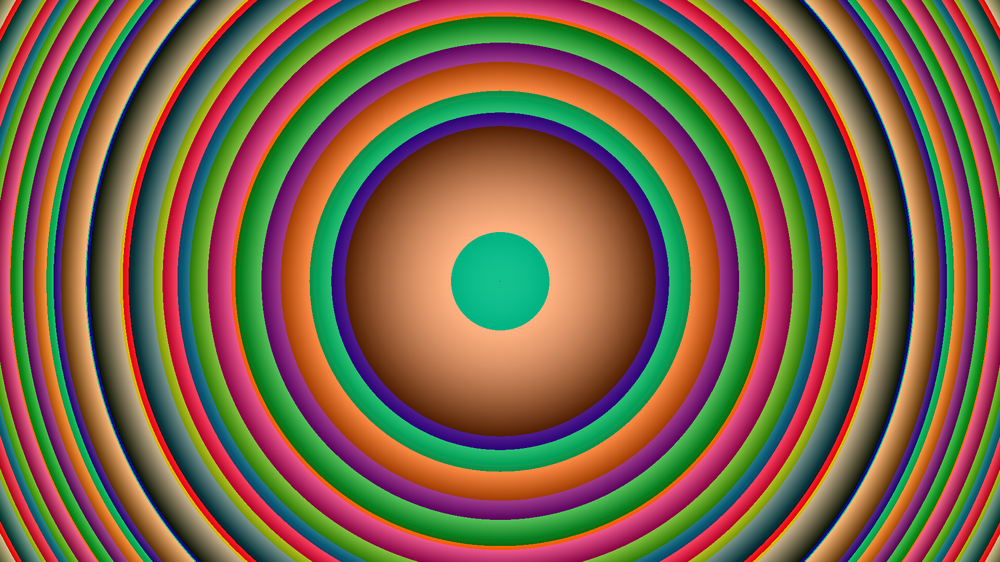
#> input picture Lens/Lens_rgb.png, 1000 x 562 px, shrunk from 1920 x 1080 before the run, found by its file name
$ python Merge_R.py
#> lines starting #> are read from the running program, lines starting #| are printed output that depends on the picture
# -*- coding: utf-8 -*-
"""
Created on Wed Feb 14 11:28:11 2024

@author: SG
"""

from PIL import Image
import numpy as np
import matplotlib.pyplot as plt

im_rgbLens=plt.imread("C:/Users/Laboratorio/MakeHologram/Lens/Lens_rgb.png")
#> im_rgbLens is the input picture: shape (562, 1000, 3) float32; mean R, G, B 0.48, 0.388, 0.287
im_r=plt.imread("C:/Users/Laboratorio/MakeHologram/RGBScript_shift both/R_tri_92(V)_p70.png")
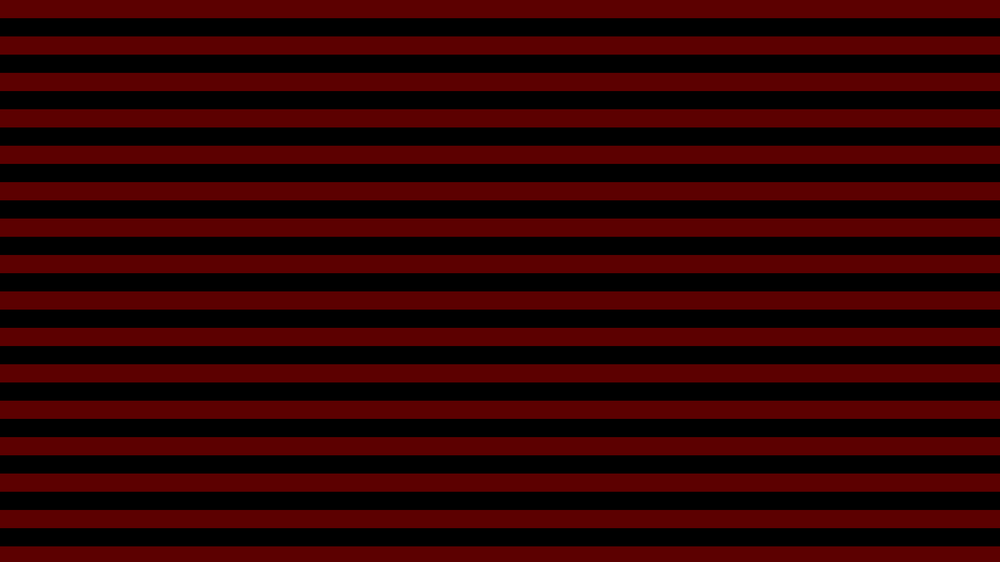
#> input picture RGBScript_shift both/R_tri_92(V)_p70.png, 1000 x 562 px, shrunk from 1920 x 1080 before the run, found by its file name
#> im_r is the input picture: shape (562, 1000, 3) float32; mean R, G, B 0.186, 0, 0
"""Read green channel and multiplied by 255"""
im_rgbLens_=im_rgbLens[:,:,0]*255
im_r_=im_r[:,:,0]*255
"""Binary and Lens"""
im_bi_lens = np.zeros_like(im_rgbLens)
im_bi_lens[:,:,0]=im_rgbLens_+im_r_
im_bi_l = im_bi_lens.astype(np.uint8)
im_bi_l = Image.fromarray(im_bi_l)
im_bi_l.save('R_bi_lens.png')
im_bi_l.show()

"""Read blazed gratings for green"""
im_b_bls_h=plt.imread("C:/Users/Laboratorio/MakeHologram/RGBScript_shift both/R(blazed)_p79.png")
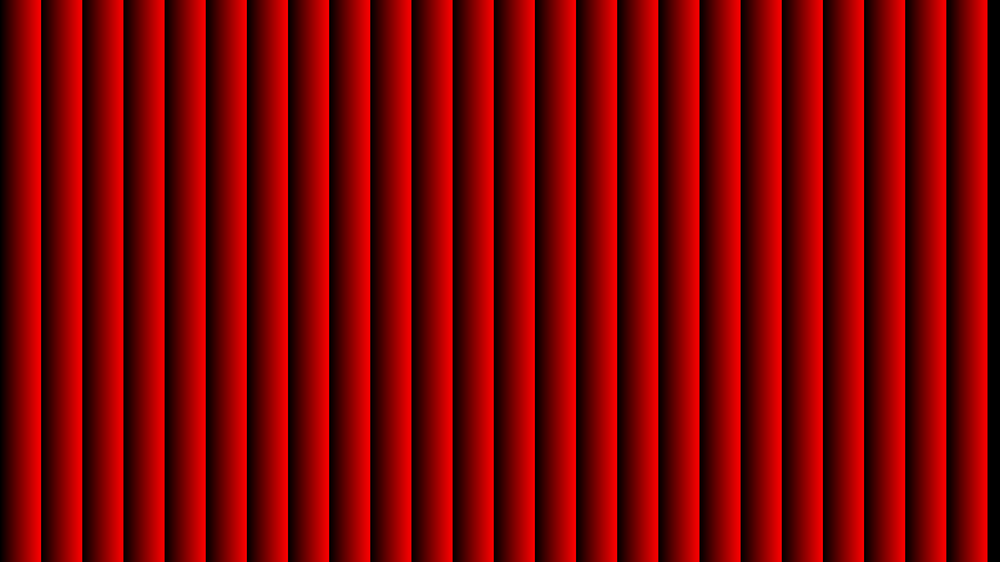
#> input picture RGBScript_shift both/R(blazed)_p79.png, 1000 x 562 px, shrunk from 1920 x 1080 before the run, found by its file name
#> im_b_bls_h is the input picture: shape (562, 1000, 3) float32; mean R, G, B 0.492, 0, 0
im_b_bls_h_=im_b_bls_h[:,:,0]*255
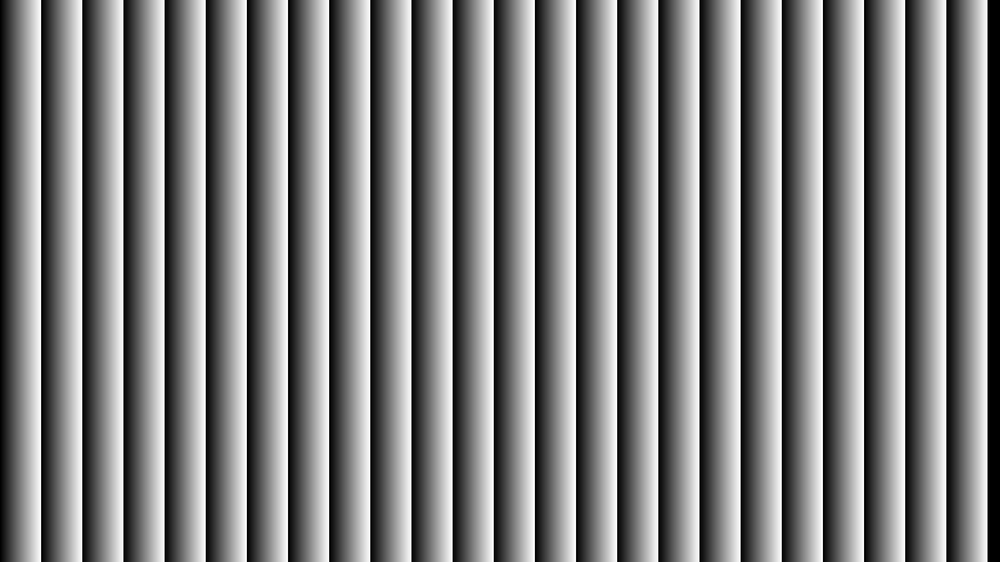
#> im_b_bls_h_: shape (562, 1000) float32; min 0, max 255, mean 125.4
im_b_bls_v=plt.imread("C:/Users/Laboratorio/MakeHologram/RGBScript_shift both/R(blazed)V_p400.png")
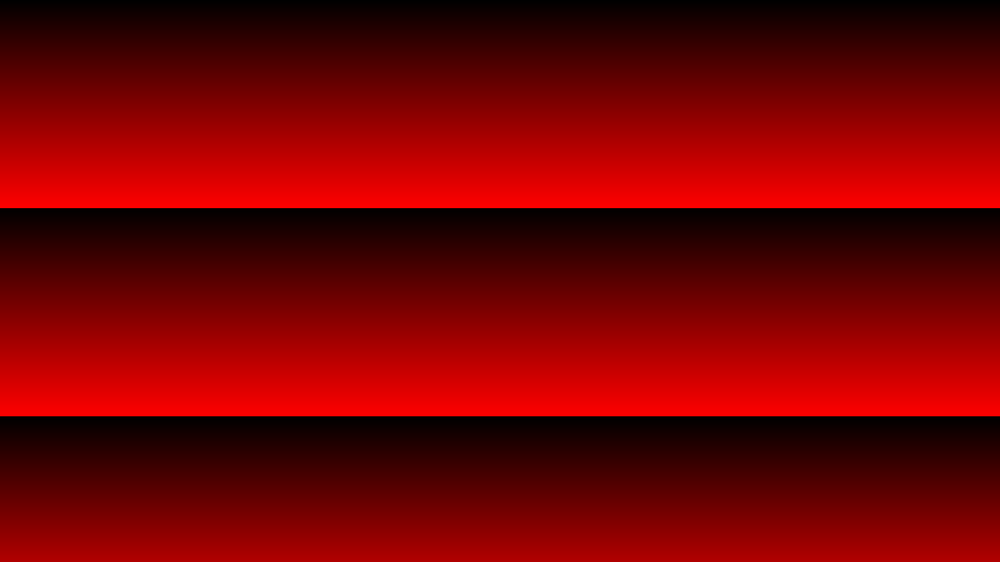
#> input picture RGBScript_shift both/R(blazed)V_p400.png, 1000 x 562 px, shrunk from 1920 x 1080 before the run, found by its file name
#> im_b_bls_v is the input picture: shape (562, 1000, 3) float32; mean R, G, B 0.459, 0, 0
im_b_bls_v_=im_b_bls_v[:,:,0]*255
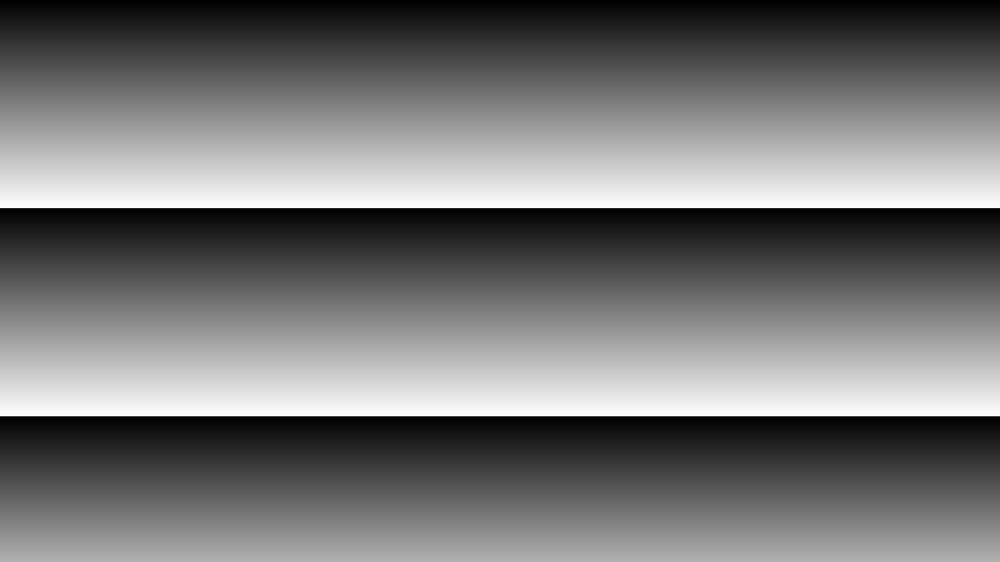
#> im_b_bls_v_: shape (562, 1000) float32; min 0, max 255, mean 116.9

"""Binary, blazeds and Lens"""
im_bi_lens_bl = np.zeros_like(im_rgbLens)
im_bi_lens_bl[:,:,0]=im_rgbLens_+im_r_+im_b_bls_h_+im_b_bls_v_
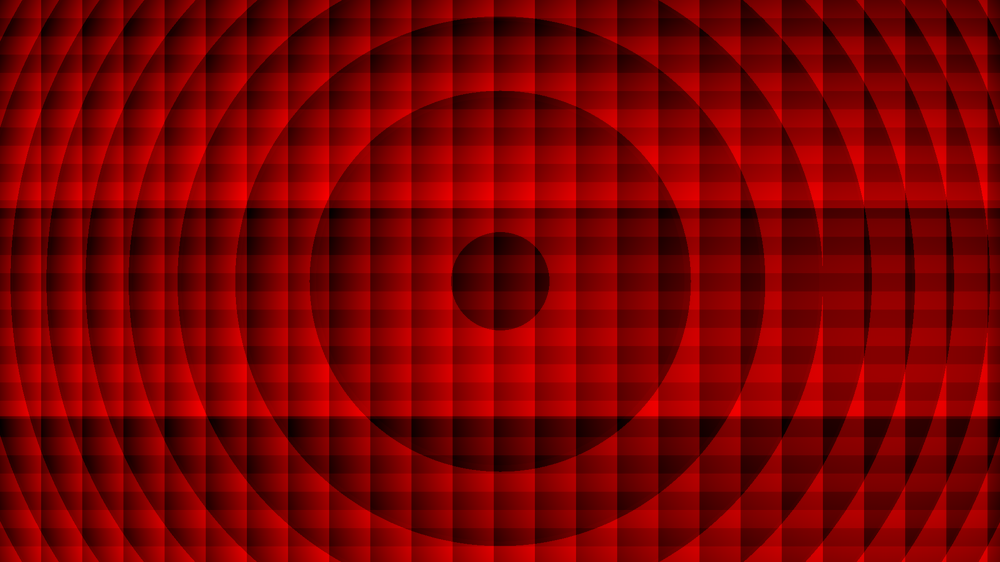
#> im_bi_lens_bl: shape (562, 1000, 3) float32; mean of channels 0, 1, 2 412.2, 0, 0; drawn with min black and max white
im_bi_l_bl = im_bi_lens_bl.astype(np.uint8)
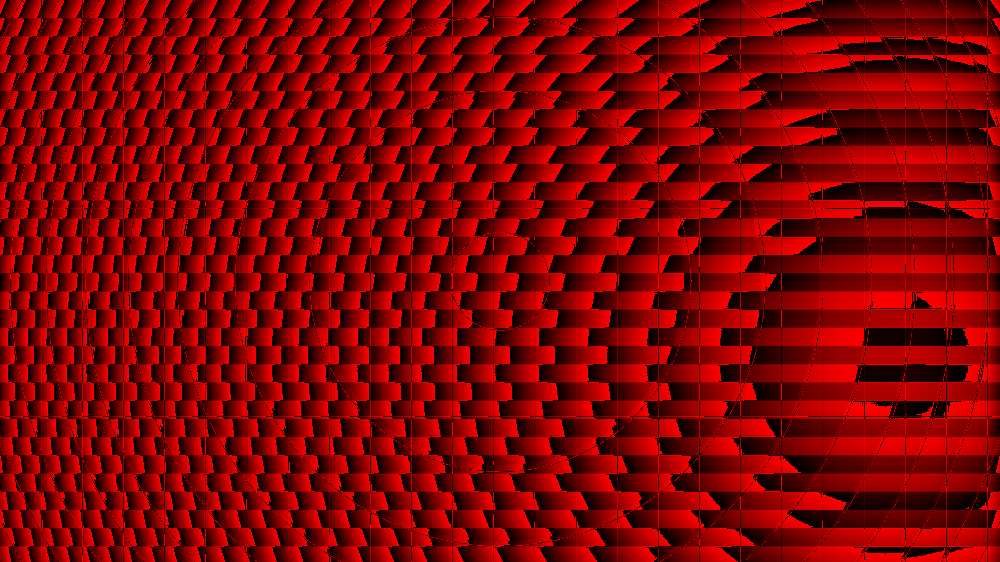
#> im_bi_l_bl: shape (562, 1000, 3); mean of channels 0, 1, 2 127.8, 0, 0; drawn as R, G, B
im_bi_l_bl = Image.fromarray(im_bi_l_bl)
im_bi_l_bl.save('R_bi_l_bl.png')
im_bi_l_bl.show()
